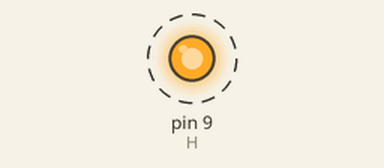
Simulated run of this sketch. Board: Arduino Uno, built with avr-gcc and run on an emulated ATmega328P. Parts: output pins drawn as LEDs (lit = HIGH). Dashed ring = blinking.

Above: at 0.2 s.
Timing chart, 0 to 4.6 s (numbered marks = the images above):
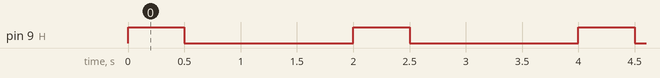

Measured:
- by itself, pin 9 (H): alternates HIGH for 0.50 s and LOW for 1.5 s

The sketch:

DUT.C.ino
```cpp
int H=9;
void setup() {
  pinMode(H,OUTPUT);
  // put your setup code here, to run once:
}
void loop()
{
   digitalWrite(H,HIGH);
   delay(500);  //to make duty.C=25%
     digitalWrite(H,LOW);
      delay(1500);
}
```
